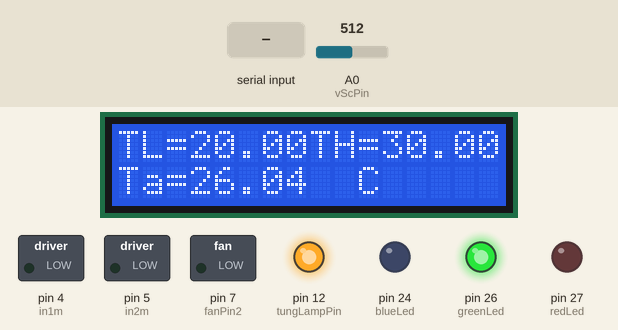
This program was run on a simulated Arduino Mega 2560, built with avr-gcc and run on an emulated ATmega2560. Shown: 16×2 character LCD, switched loads named in the program (green lamp = pin HIGH), output pins drawn as LEDs (lit = HIGH). The inputs (shaded band) are chosen by the test bench; at power-on: A0 (vScPin) = 512. What the program prints to the serial monitor is not drawn.

Above: at 1.2 s.
1.3 s: ",\n" received over Serial
At 3.4 s:
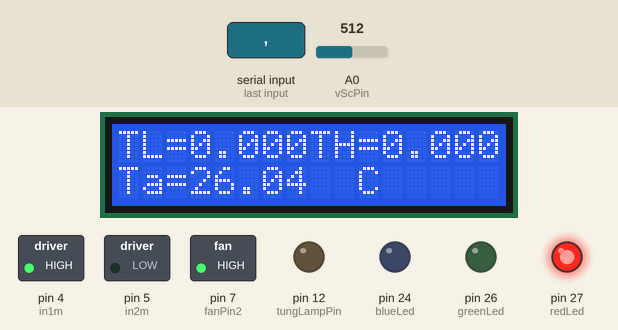
3.7 s: A0 (vScPin) set to 229
At 4.9 s:
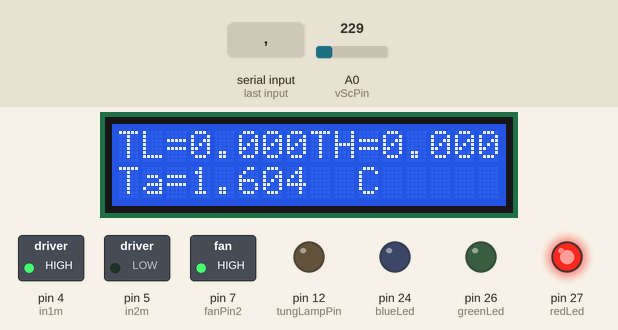
5.7 s: A0 (vScPin) set to 203
At 7.4 s:
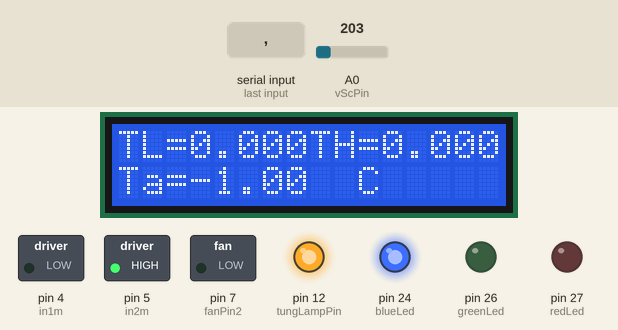
7.8 s: "90,45\n" received over Serial
At 9.4 s:
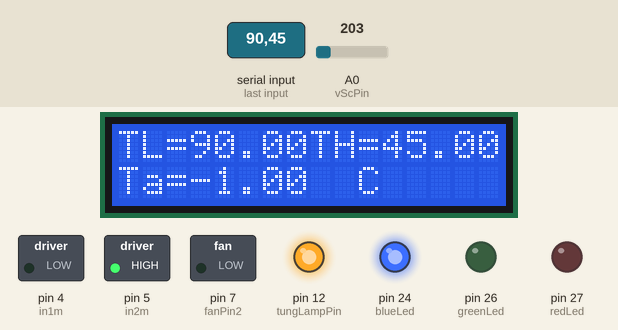
9.9 s: A0 (vScPin) set to 122
At 11.0 s:
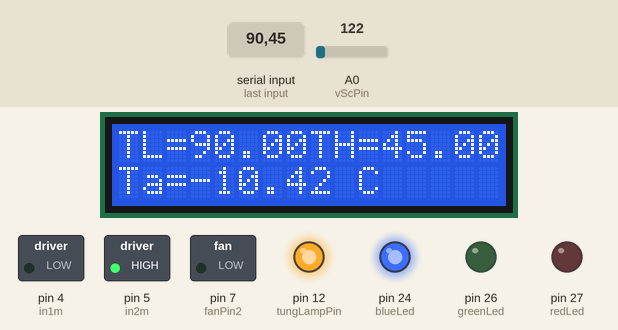
Timing chart, 0 to 12.9 s (numbered marks = the images above; inputs shaded):
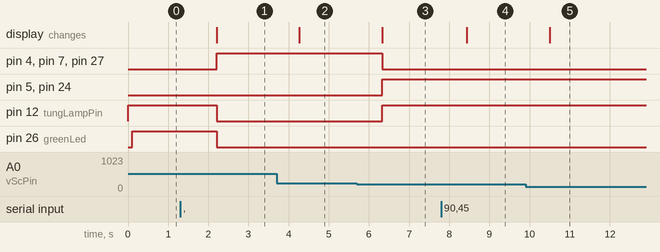

Measured:
- the behaviour switches between 213 and 212 on A0 (vScPin) (found by bisection; images 2 and 3)
- after the input at 1.3 s, pin 4 (in1m), pin 7 (fanPin2), pin 27 (redLed): LOW → HIGH after 0.91 s; pin 12 (tungLampPin), pin 26 (greenLed): HIGH → LOW after 0.91 s; the display: changes after 0.91 s (image 1)
- after the input at 3.7 s, the display: changes after 0.57 s (image 2)
- after the input at 5.7 s, pin 4 (in1m), pin 7 (fanPin2), pin 27 (redLed): HIGH → LOW after 0.63 s; pin 5 (in2m), pin 12 (tungLampPin), pin 24 (blueLed): LOW → HIGH after 0.63 s; the display: changes after 0.63 s (image 3)
- after the input at 7.8 s, the display: changes after 0.64 s (image 4)
- after the input at 9.9 s, the display: changes after 0.60 s (image 5)

The program:

main.cpp
```cpp
/*
                     #industrial instrumation EPMN-303 Project
                     #DR AHMED KAMEL
                     #TA ENG ABD EL FATAH
                     #TA ENG OSAMA MORSI
                     #PROJECT 4 - TEMPRATURE CONTROL
                     #TEAM MEMBERS :
                                   1- MOHAMED ABD EL TWAB NEWIR

      * REQUIRMENT TO SET RANGE FOR TEMPRATURE AND KEEP THE CURRENT TEMPRATURE TO BE WITHIN THE RANGE
      - WE USED NTC 10 KOHM THERMISTOR TO MEASURE THE CURRENT TEMPRATURE
      - WE PUT THE THERMISTOR AS R4 IN WHEATSTONE BRIDGE
      - WE DESIGNED A SIGNAL CONDITIONAING CIRCUIT TO READ THE CURRENT TEMPRATURE
      - WE USED 5 UA-741 OP AMP IC :
                                   2 ICs WILL ACT AS VOLTAGE FOLLOWER
                                   2 ICs WIIL ACT AS DIFFRENTIAL AMP
                                   1 IC WILL ACT AS INVERTER AMP
      - OUR EQUATIONS :
                  Vab = Vs((R2R3-R4R1)/((R2+R4)(3+R1R))) -> Vs = 9v & R1 = R2 = 10KOHM, R3 = 11.44KOHM (TO NULL THE BRIDGE) -> Vab range is (-3.942 to 4.743) // WE USED DIFFRENTIAL AMP WITH GAIN 1 TO GET Vab
                  Vo = mVab + c //our range wiil be between 0 to 4.5 not 5 to protect arduino if it take Vin > 5 due to some errors n the circuit -> m = 0.518, c = 2.042
                  Vo = 0.518Vab + 2.042 = .518(Vab-(-3.942)) -> R2/R1(V2-V1) -> R1 = 10 KOHM, R2 = 5.18 KOHM // WE GET R2 FROM POTENTIOMETER BEC IT'SNOT STD VALUE
                  // -3.942 V we get it from inverter amp-> 3.942 = R2/R1*9 , R1 = 10KOHM -> R2 = 4.38KOHM // WE GET R2 FROM POTENTIOMETER BEC IT'SNOT STD VALUE
      - AFTER WE GET Vo IT WOUL BE AN INPUT IN THE ANALOGE PIN THEN WE APPLY OUR IVERSE EQUATIONS TO GET THE CURRENT TEMPRATURE
      -INVRERSE EQUATIONS:
                           Vo = (vInA / 1023) * 4.5 , convert analog signal to digital one
                           Vab = (Vo - 2.042) / 0.518 , get the output from the bridge after 1st diff amp with gain = 1
                           R4 = (114.4 - 23.82 * Vab) / (10.0 + 2.382 * Vab) , get R sensor from bridge equation
                           T = 1.0 / ((ln(R4 / 10.0) / B) + (1.0 / 298.15)) ,CURRENT TEMPRAURE IN KELVIN NOT THAT THE CONSTANT OF NTC 10 KOHM THERMISTOR SENSOR: B = 3950
                           T = T - 273.15 CURRENT TEMPRATURE IN CELISUS
      - AFTER WE GET T CURREBT WE COMPARE IT WITH TLOW  AND THIGH, WE SET IT INITIAL TO BE BETWEEN 20 - 100 C:
                      - IF CURRENT TEMP > THIGH : CLOSE THE HEATER, OPEN THE FAN, GET THE MOTOR TO CCW DIR OPEN RED LED
                      - IF CURRENT TEMP < THIGH : OPEN THE HEATER, CLOSE THE FAN, GET THE MOTOR TO CW DIR OPEN BLUE LED
                      - IF CURRENT TEMP IS WITHIN THE RANGE OPEN GREEN LED
      - OUR HARDWAERE COMPONENTS:
                                RELAY TO CONTROL THE HEATER
                                TUNGESTIN LAMP 100W ACT ACT AS OUR HEATER
                                H-BRIDGE L298 TO CONTROL THE FAN AND MOTOR
                                3 LEDS
                                BLUETOOTH MODULE TO SET TEMP RANGE
                                ARDUINO MEGA
                                5V/1A ADAPTER FOR THE MOTOR AND THE FAN
*/
#include "func.h"

void setup()
{
  initAdaotiveTempControl();
}

void loop()
{
  adaotiveTempControl();
}
```

func.cpp
```cpp
#include "func.h"

// used variables
LiquidCrystal_I2C lcd(0x27, 16, 2); // lcd 16*2 variable
float TL = 20;                      // initial TL condition
float TH = 30;                      // initial TH condition
bool flag = false;                  // comma flag
String tempSet;                     // input variable from bluetooth module

void initAdaotiveTempControl(void)
{
    // put your setup code here, to run once:
    Serial.begin(9600);
    pinMode(vScPin, INPUT);
    pinMode(redLed, OUTPUT);
    pinMode(blueLed, OUTPUT);
    pinMode(greenLed, OUTPUT);
    pinMode(in1m, OUTPUT);
    pinMode(in2m, OUTPUT);
    pinMode(tungLampPin, OUTPUT);
    pinMode(fanPin2, OUTPUT);
    // init cool hot
    digitalWrite(redLed, LOW);
    digitalWrite(blueLed, LOW);
    digitalWrite(greenLed, LOW);
    digitalWrite(in1m, LOW);
    digitalWrite(in2m, LOW);
    digitalWrite(tungLampPin, HIGH);
    digitalWrite(fanPin2, LOW);
    digitalWrite(fanPin1, LOW);
    // init lcd
    lcd.init();
    lcd.backlight();
    lcd.clear();
}

// heater control by relay
void heater(bool condition)
{
    // if condition is true open heater else close it
    if (condition)
    {
        digitalWrite(tungLampPin, HIGH);
    }
    else
    {
        digitalWrite(tungLampPin, LOW);
    }
}

// fan controlled by L293 motor driver
void fan(bool condition)
{
    // if condition is true open cooler else close it
    if (condition)
    {
        digitalWrite(fanPin2, HIGH);
    }
    else
    {
        digitalWrite(fanPin2, LOW);
    }
}

////fan controlled by L293 motor driver
void motorDir(bool dir)
{
    // if condition is true motor set to cw else ccw
    if (dir)
    {
        digitalWrite(in1m, HIGH);
        digitalWrite(in2m, LOW);
    }
    else
    {
        digitalWrite(in1m, LOW);
        digitalWrite(in2m, HIGH);
    }
}

// convert input analog voltage to the current temprature
double getTemptature(double vInA)
{
    // just moving backward from the end of signal conditioning design calculations
    double Vo = (vInA / 1023) * 4.5;                               // convert analog signal to digital one
    double Vab = (Vo - 2.042) / 0.518;                             // get the output from the bridge after 1st diff amp with gain = 1
    double R4 = (114.4 - 23.82 * Vab) / (10.0 + 2.382 * Vab);      // get R sensor from bridge equation
    double T = 1.0 / ((log(R4 / 10.0) / 3950.0) + (1.0 / 298.15)); // get current temp in kelvin
    /*
                                       ##serial plotter##
                               #measure change of our variables#
       plot VinA -> analog signal, Vo -> digital signal , T -> current temp , Vab -> bridge voltage, R4 -> our sensor
    */
    // Serial.print(vInA);
    /*Serial.print("\t");
    Serial.print(Vo);
    Serial.print("\t");
    Serial.print(Vab);
    Serial.print("\t");
    Serial.print(R4);
    Serial.print("\t");
    Serial.println(T - 273.15);*/
    return T - 273.15; // return the current temprature in celisus
}

void adaotiveTempControl(void)
{

    // put your main code here, to run repeatedly:
    /*
    get input TL &  TH From user via bluetooth module
    the format sent by the user is as follow: TL,TH
    */
    if (Serial.available() > 0)
    {
        tempSet = Serial.readStringUntil('\n');
        float tLow = 0;
        float tHot = 0;
        int i = 0;
        while (tempSet[i] != '\n' && i < tempSet.length())
        {
            if (tempSet[i] == ',')
            {
                flag = true;
            }
            else if (isdigit(tempSet[i]))
            {
                if (!flag)
                {
                    tLow = tLow * 10 + (tempSet[i] - '0');
                }
                else
                {
                    tHot = tHot * 10 + (tempSet[i] - '0');
                }
            }
            i++;
        }
        // set TL & TH , RESET FLAG
        if (flag)
        {
            Serial.print("Low Temperature: ");
            Serial.println(tLow);
            Serial.print("High Temperature: ");
            Serial.println(tHot);
            TL = tLow;
            TH = tHot;
            flag = false;
        }
    }

    // get the input analog signal
    double vSc = analogRead(vScPin);
    // get the current temprature from the input signal
    double Ta = getTemptature(vSc);
    //
    Serial.print("temprature range is ");
    Serial.print(TL);
    Serial.print(" To ");
    Serial.println(TH);
    Serial.print("Current Temprature = ");
    Serial.println(Ta);
    // show the values on the LCD
    lcd.setCursor(0, 0);
    lcd.print("TL=");
    lcd.setCursor(3, 0);
    lcd.print(TL);
    lcd.setCursor(8, 0);
    lcd.print("TH=");
    lcd.setCursor(11, 0);
    lcd.print(TH);
    lcd.setCursor(0, 1);
    lcd.print("Ta=");
    lcd.setCursor(3, 1);
    lcd.print(Ta);
    lcd.setCursor(10, 1);
    lcd.print("C");

    // control the temprature from the ntc 10k ohm thermistor to the drsired range between TL - TH
    if (Ta > TH)
    {
        // OPEN HEATER & CLOSE COOLER
        heater(LOW);
        fan(true);
        digitalWrite(greenLed, LOW);
        digitalWrite(blueLed, LOW);
        digitalWrite(redLed, HIGH);
        motorDir(true);
    }
    else if (Ta < TL)
    {
        // OPEN COOLER & CLOSE HEATER
        heater(HIGH);
        fan(false);
        digitalWrite(greenLed, LOW);
        digitalWrite(redLed, LOW);
        digitalWrite(blueLed, HIGH);
        motorDir(false);
    }
    else if (Ta < TH && Ta > TL)
    {
        // Ta is within the desired range
        digitalWrite(redLed, LOW);
        digitalWrite(blueLed, LOW);
        digitalWrite(greenLed, HIGH);
    }
    delay(1000);
}
```

func.h
```cpp
#ifndef ADAPTIVE_TEMP_CTRL
#define ADAPTIVE_TEMP_CTRL

// used libraries
#include <Arduino.h>
#include <math.h>
#include <LiquidCrystal_I2C.h>

// arduino pins
#define vScPin A0      // input signal from signal conditioning signal
#define redLed 27      // led for hot T
#define blueLed 24     // led for cold T
#define greenLed 26    // led for T within the range
#define in1m 4         // in3 for l298 motor driver
#define in2m 5         // in4 for l298 motor driver
#define fanPin2 7      // in1 for l298 motor driver
#define fanPin1 6      // set in2 to low for l298 motor driver
#define tungLampPin 12 // relay in pin

void initAdaotiveTempControl(void);
void heater(bool condition);
void fan(bool condition);
void motorDir(bool dir);
double getTemptature(double vInA);
void adaotiveTempControl(void);

#endif
```
